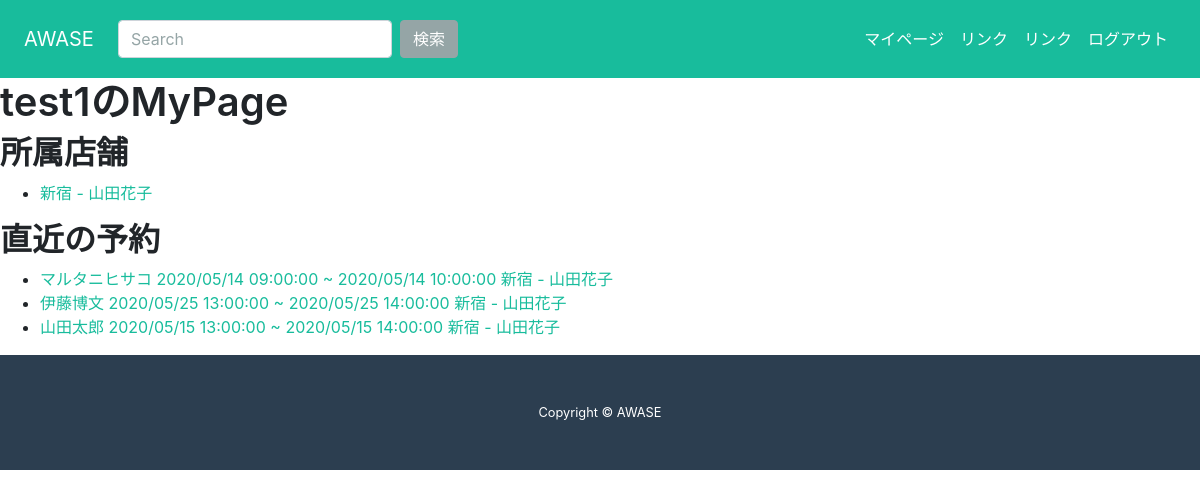
Page /mypage/ (signed in) on the committed database.
### booking/models.py (models this page shows, shortened)
class Staff(models.Model):
    name = models.CharField('表示名', max_length=50)
    user = models.ForeignKey(
        settings.AUTH_USER_MODEL, verbose_name='ログインユーザー', on_delete=models.CASCADE
    )
    store = models.ForeignKey(Store, verbose_name='店舗', on_delete=models.CASCADE)
    class Meta:
        constraints = [
            models.UniqueConstraint(fields=['user', 'store'], name='unique_staff'),
        ]
    def __str__(self):
        return f'{self.store.name} - {self.name}'

class Store(models.Model):
    name = models.CharField('店名', max_length=255)

class Schedule(models.Model):
    start = models.DateTimeField('開始時間')
    end = models.DateTimeField('終了時間')
    name = models.CharField('予約者名', max_length=255)
    staff = models.ForeignKey('Staff', verbose_name='スタッフ', on_delete=models.CASCADE)
    def __str__(self):
        start = timezone.localtime(self.start).strftime('%Y/%m/%d %H:%M:%S')
        end = timezone.localtime(self.end).strftime('%Y/%m/%d %H:%M:%S')
        return f'{self.name} {start} ~ {end} {self.staff}'

### booking/views.py (the view)
# urls.py: path('mypage/', views.MyPage.as_view(), name='my_page'),
class MyPage(LoginRequiredMixin, generic.TemplateView):
    template_name = 'booking/my_page.html'
    def get_context_data(self, **kwargs):
        context = super().get_context_data(**kwargs)
        context['staff_list'] = Staff.objects.filter(user=self.request.user).order_by('name')
        context['schedule_list'] = Schedule.objects.filter(staff__user=self.request.user, start__gte=timezone.now()).order_by('name')
        return context

### booking/templates/booking/my_page.html
{% extends 'booking/base.html' %}
{% block content %}
    <h1>{{ user.username }}のMyPage</h1>
    <h2>所属店舗</h2>
    <ul>
        {% for staff in staff_list %}
            <li><a href="{% url 'booking:my_page_calendar' staff.pk %}">{{ staff }}</a></li>
        {% empty %}
            <li>まだ店舗がありません。</li>
        {% endfor %}
    </ul>
    <h2>直近の予約</h2>
    <ul>
        {% for schedule in schedule_list %}
            <li><a href="{% url 'booking:my_page_schedule' schedule.pk %}">{{ schedule }}</a></li>
        {% empty %}
            <li>予約はありません。</li>
        {% endfor %}
    </ul>
{% endblock %}

### rows in the picture
Staff: store+name "新宿 - 山田花子"
Schedule: start+end+name "マルタニヒサコ 2020/05/14 09:00:00 ~ 2020/05/14 10:00:00 新宿 - 山田花子"
Schedule: start+end+name "伊藤博文 2020/05/25 13:00:00 ~ 2020/05/25 14:00:00 新宿 - 山田花子"
Schedule: start+end+name "山田太郎 2020/05/15 13:00:00 ~ 2020/05/15 14:00:00 新宿 - 山田花子"

### other values in the picture
{{ user.username }} "test1"
